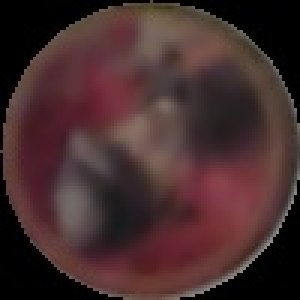
#> input picture ObjectDetection/APdata/train/AP0/AP0_203224.jpg, 100 x 100 px (shown 3 times larger)
$ python -i CNNSampleHelper.py   (imports and definitions only)
#> lines starting #> are read from the running program, lines starting #| are printed output that depends on the picture; after the words box and inside, x2 and y2 are one past the last pixel; in counts of white or black regions, pixels touching at a corner belong together
#> further down, picture is the input picture: shape (100, 100, 3); mean B, G, R 45.4, 44.8, 69.4
import random
from pathlib import Path

import cv2
import numpy as np

objectToSample = "CARDS"
numberOfSamples = 9
cropCircle = False
resizeDim = 300 #px

savePath = objectToSample+"data"
validationProbability = 5

Bb_click_coordinates = None
boundingBoxes = []

# [8 lines left out: function BbClick, not called in this run]

list_board_coords = []
# [7 lines left out: function ComputeMouseInput, not called in this run]

def imageProcessingForFindingContours(img):
    # First we convert the frame to a grayscale image
    img2 = cv2.cvtColor(img, cv2.COLOR_BGR2GRAY)
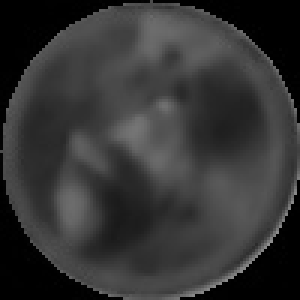
#> img2: shape (100, 100) (shown 3 times larger); min 0, max 142, mean 52.3

    # We then use a median blur technique to reduce the noise
    img2 = cv2.medianBlur(img2, 5)

    # We then apply a sharpening filter to enhance the edges
    sharpen_kernel = np.array([[-1, -1, -1], [-1, 9, -1], [-1, -1, -1]])
    img2 = cv2.filter2D(img2, -1, sharpen_kernel)
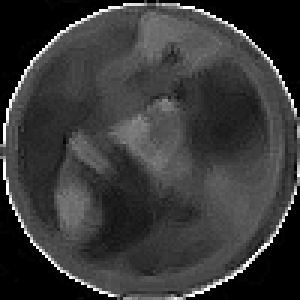
#> img2: shape (100, 100) (shown 3 times larger); min 0, max 255, mean 56.4

    # We can then threshold to get a binary image
    img2 = cv2.threshold(img2, 0, 255, cv2.THRESH_BINARY + cv2.THRESH_OTSU)[1]
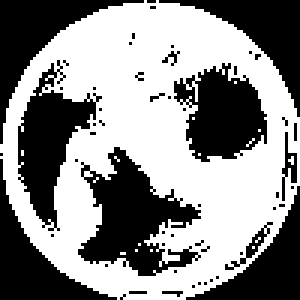
#> img2: shape (100, 100) (shown 3 times larger); 54.9% white; 55 black regions (46 under 20 px), largest, box (x1, y1, x2, y2) and area: (26, 49, 67, 92) 864, (6, 20, 34, 77) 668, (58, 21, 89, 54) 648

    # We invert the image so that the contours can get detected
    img2 = 255 - img2

    # We also apply a close morphology transformation to get rid of the imperfections inside the shape
    morph_kernel = cv2.getStructuringElement(cv2.MORPH_RECT, (3, 3))
    img2 = cv2.morphologyEx(img2, cv2.MORPH_CLOSE, morph_kernel, iterations=3)  # We apply a close transformation
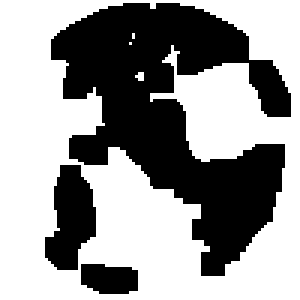
#> img2: shape (100, 100) (shown 3 times larger); 59.8% white; 3 black regions, box (x1, y1, x2, y2) and area: (17, 1, 97, 92) 3458, (15, 55, 32, 90) 400, (27, 88, 46, 98) 162

    return img2

rectangleMaxRatioDifference = 0.4
# [143 lines left out: functions getBoundingBoxes, DrawBoundingBoxes, get_homography_matrix, generateFolders, video_recognition, not called in this run]

def main():
    video_recognition()

# [2 lines not run here, left out]

>>> import cv2
>>> picture = cv2.imread('../../ObjectDetection/APdata/train/AP0/AP0_203224.jpg')
>>> result = imageProcessingForFindingContours(picture)

$ run again, on ObjectDetection/APdata/train/AP0/AP0_411140.jpg
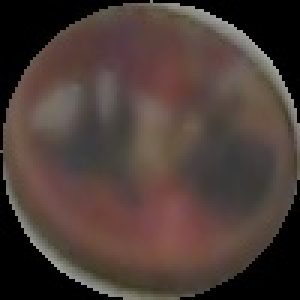
#> input picture ObjectDetection/APdata/train/AP0/AP0_411140.jpg, 100 x 100 px (shown 3 times larger)
#> picture is the input picture: shape (100, 100, 3); mean B, G, R 55.1, 60.3, 75.2
#> in imageProcessingForFindingContours, `img2 = cv2.threshold(img2, 0, 255, cv2.THRESH_BINARY + cv2.THRESH_OTSU..`:
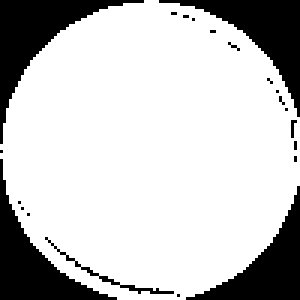
#> img2: shape (100, 100) (shown 3 times larger); 77.7% white; 22 black regions (17 under 20 px), largest, box (x1, y1, x2, y2) and area: (0, 0, 48, 48) 585, (53, 0, 100, 39) 535, (0, 53, 39, 100) 535, (62, 62, 100, 100) 486, (15, 79, 58, 98) 55
#> in imageProcessingForFindingContours, `img2 = cv2.morphologyEx(img2, cv2.MORPH_CLOSE, morph_kernel, iteration..`:
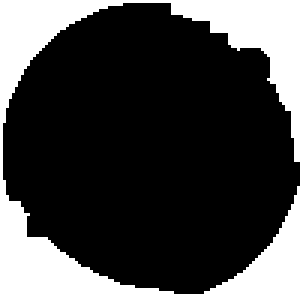
#> img2: shape (100, 100) (shown 3 times larger); 26.8% white; 1 white region, box (x1, y1, x2, y2) and area: (0, 0, 100, 100) 2676
